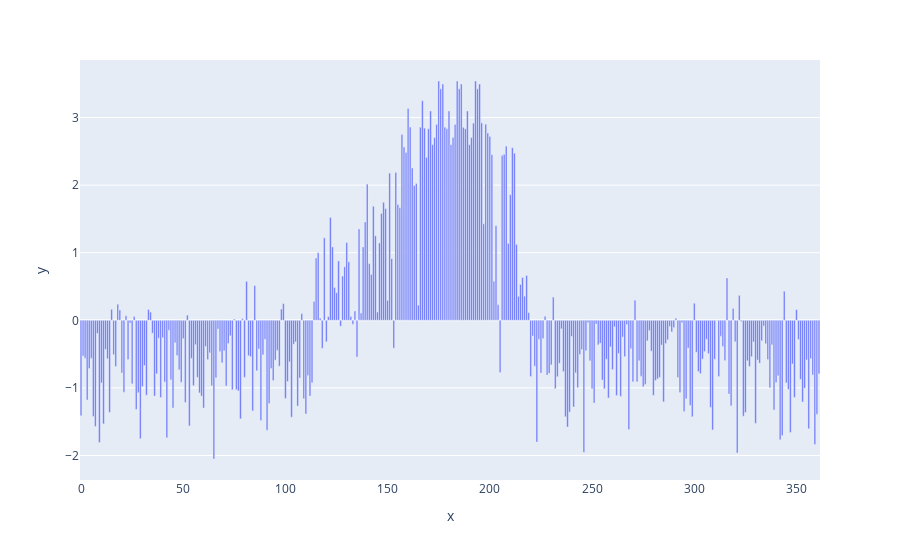

This figure's notebook cell:
### Code cell
fig = px.bar(x=df_pca_r.index, y=df_pca_r['PC1'])
fig.show()

### Figure 1 — Plotly figure (JSON) as saved in the notebook; plotly's stock layout.template omitted (floating-point values rounded to 4 significant figures; data arrays with more than 128 entries replaced by an {"elided": "..."} marker saying what was removed)
{"data": [{"alignmentgroup": "True", "hovertemplate": "x=%{x}<br>y=%{y}<extra></extra>", "legendgroup": "", "marker": {"color": "#636efa", "pattern": {"shape": ""}}, "name": "", "offsetgroup": "", "orientation": "v", "showlegend": false, "textposition": "auto", "type": "bar", "x": {"elided": "362 int values"}, "xaxis": "x", "y": {"elided": "362 float values"}, "yaxis": "y"}], "layout": {"barmode": "relative", "legend": {"tracegroupgap": 0}, "margin": {"t": 60}, "xaxis": {"anchor": "y", "domain": [0, 1], "title": {"text": "x"}}, "yaxis": {"anchor": "x", "domain": [0, 1], "title": {"text": "y"}}}}
